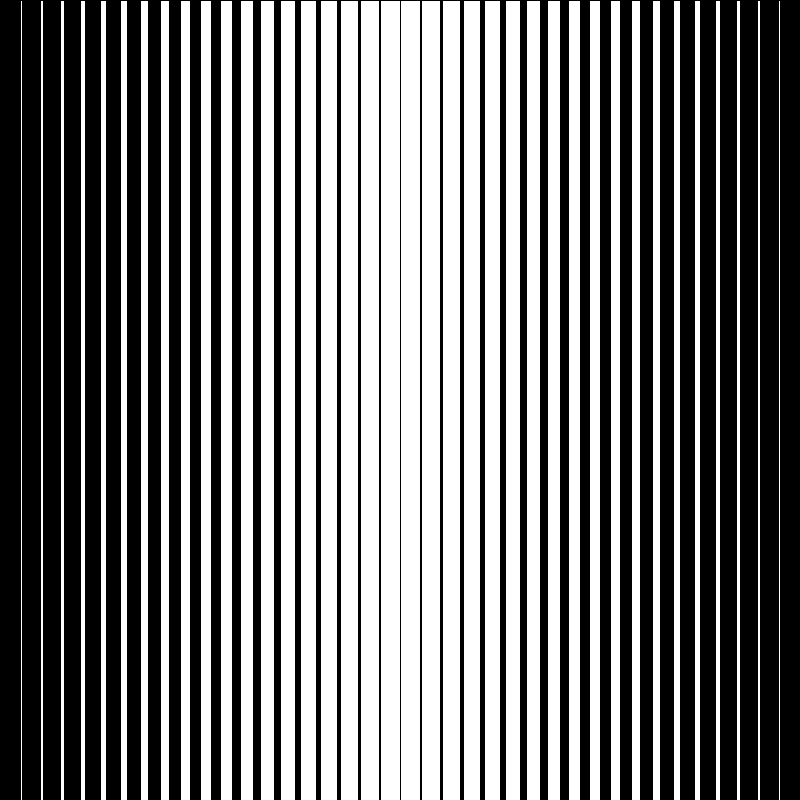
Frame 1 (no input)
Frame 2 (the mouse pressed at the canvas centre, redrawn once): identical to frame 1, image omitted

The Processing sketch that drew this single still picture (run headless with seeded random() and noise(); the mouse was pressed at the canvas centre and the sketch redrawn once):

// Processing sketch: Munoz
// ── Munoz.pde

//Anabella Muñoz Candia (versión 1 de 3 )

color ColorFondo=0;  //color negro

void setup () {
  size (800, 800);
}

void draw () {
  background (128);  //gris: no se ve, se tapa por la imagen creada

  for (int i = 0; i < 40; i++)
  {
    //for (int x=0; x < 40; x++)
    //{
      strokeWeight(1);
      fill(255);
      rect (i*20, 0, i+20, height);  //blancos

      fill (0);
      //rect (x*20, 0, -20 + x, height);  //negros
      rect (i*20, 0, -20 + i, height);  //MOD: con un solo for

      noLoop();
    //}
  }
}
